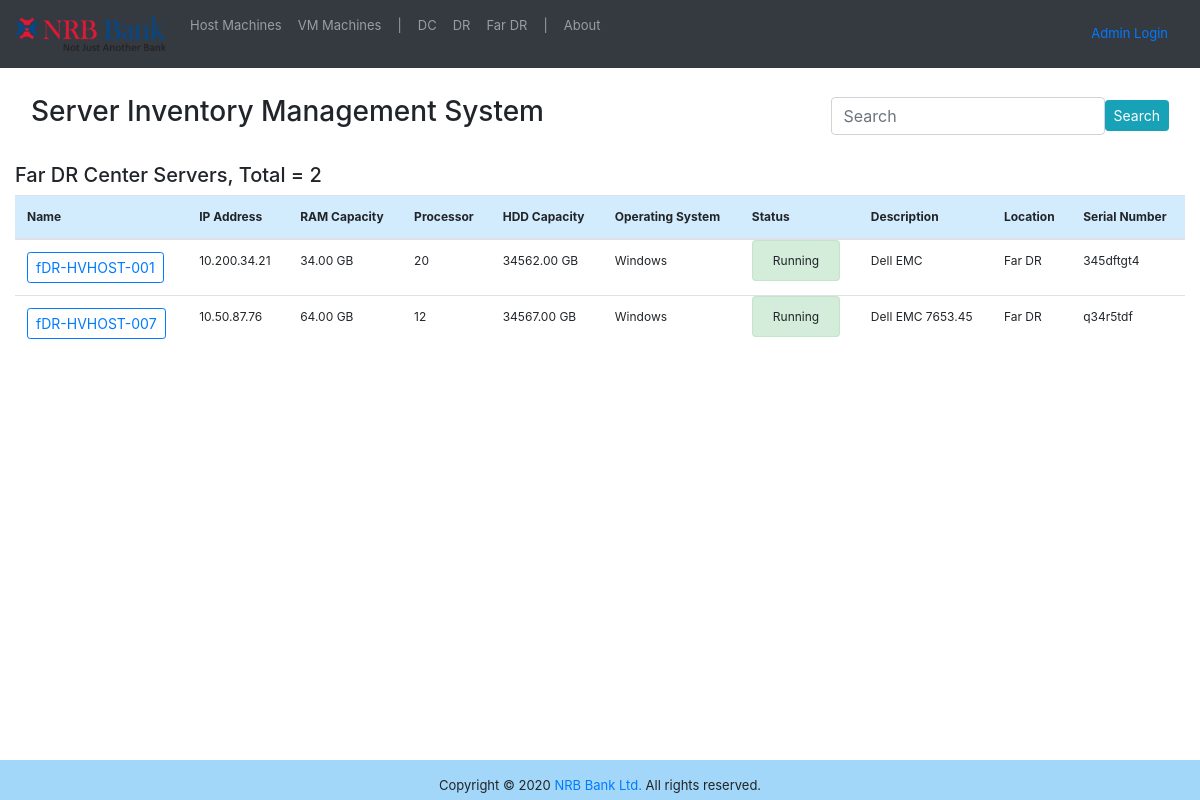
/far_dr_items/, run on the app's committed database.
### server/models.py (models this page shows, shortened)
class Host_Server(models.Model):
    name= models.CharField(max_length=25, blank=False,unique=True, verbose_name="Host Name")
    ip_address= models.GenericIPAddressField(unique=True,default="192.168.1.100", verbose_name="IP Address")
    ram= models.DecimalField(max_digits=5, decimal_places=2,default=1, verbose_name="RAM")
    processor= models.IntegerField(blank=False, null=True, verbose_name="CPU")
    hdd= models.DecimalField(max_digits=7, decimal_places=2,default=1, verbose_name="Hard Disk")
    os= models.CharField(max_length=30,default="Windows", verbose_name="Operating System")
    descriptions= models.CharField(max_length=50,default="", verbose_name="Model")
    choices=(
        ('Running', 'Running'),
        ('Stopped', 'Stopped')
    )
    status= models.CharField(max_length=10, choices= choices, default="Running")
    choices=(
        ('Data Center','DC'),
        ('Disater Recovery', 'DR'),
        ('Far DR','fDR')
    )
    site=models.CharField(max_length=16, choices=choices, default="DC", null=True)
    sn= models.CharField(max_length=30,default="", verbose_name="Serial Number")
    class Meta:
        verbose_name = "Host Server"
        verbose_name_plural = "Host Servers"

### server/views.py (the view)
# urls.py: path('far_dr_items/', far_dr_items, name='far_dr_items'),
def far_dr_items(request, *args, **kwargs):
    template = 'far_dr_items.html'
    far_dr=Host_Server.objects.filter(site__contains='Far DR')
    context = {
        'far_dr': far_dr,
        'header': 'Far DR Center Servers'
    }
    return render(request, template, context)

### server/templates/far_dr_items.html
{% extends 'base.html' %}
{% block body %}
<br>
<div>
  <h5> {{ header }},  Total = {{ far_dr.count }}</h5>
</div>
<table class="table table-hover">
  <thead style="background-color: rgba(133, 202, 248, 0.356)">
    <tr>
      <th>Name</th>
      <th>IP Address</th>
      <th>RAM Capacity</th>
      <th>Processor</th>
      <th>HDD Capacity</th>
      <th>Operating System</th>
      <th>Status</th>
      <th>Description</th>
      <th>Location</th>
      <th>Serial Number</th>
    </tr>
  </thead>
  <tbody>
    {% for far_dr in far_dr %}
    <tr>
      <td><a href="{% url 'container_items' far_dr.pk %}" class="btn btn-outline-primary btn btn-sm" role="button" aria-pressed="true"> {{ far_dr.name }}</a></td>
      <td>{{ far_dr.ip_address}}</td>
      <td>{{ far_dr.ram }} GB </td>
      <td>{{ far_dr.processor }}</td>
      <td>{{ far_dr.hdd }} GB</td>
      <td>{{ far_dr.os }}</td>
      {% if far_dr.status == "Running" %}
      <td><a class="alert alert-success" role="alert" aria-pressed="false">{{ far_dr.status }}</a></td>
      {% else %}
      <td><a class="alert alert-danger" role="alert" aria-pressed="false">{{ far_dr.status }}</a></td>
      {% endif %}
      <td>{{ far_dr.descriptions }}</td>
      <td>{{ far_dr.site }}</td>
      <td>{{ far_dr.sn }}</td>
    </tr>
    {% endfor %}
  </tbody>
</table>
{% endblock %}

### data on the page
Host_Server: name "fDR-HVHOST-001", ip_address "10.200.34.21", ram "34.00", processor "20", hdd "34562.00", os "Windows", status "Running", descriptions "Dell EMC", site "Far DR", sn "345dftgt4"
Host_Server: name "fDR-HVHOST-007", ip_address "10.50.87.76", ram "64.00", processor "12", hdd "34567.00", os "Windows", status "Running", descriptions "Dell EMC 7653.45", site "Far DR", sn "q34r5tdf"

### other printed values
{{ header }} "Far DR Center Servers"
{{ far_dr.count }} "2"
